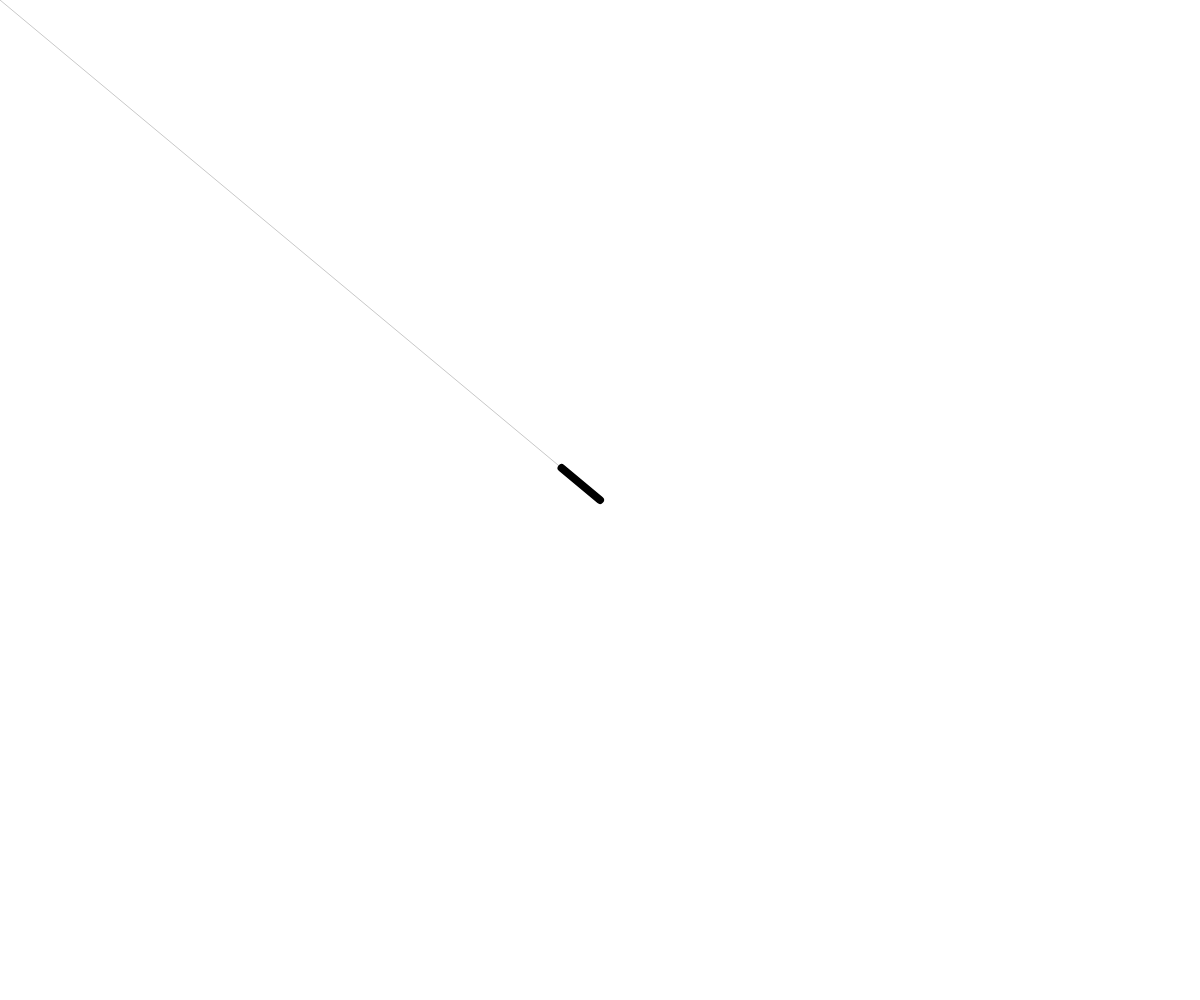
Frame 1 (no input)
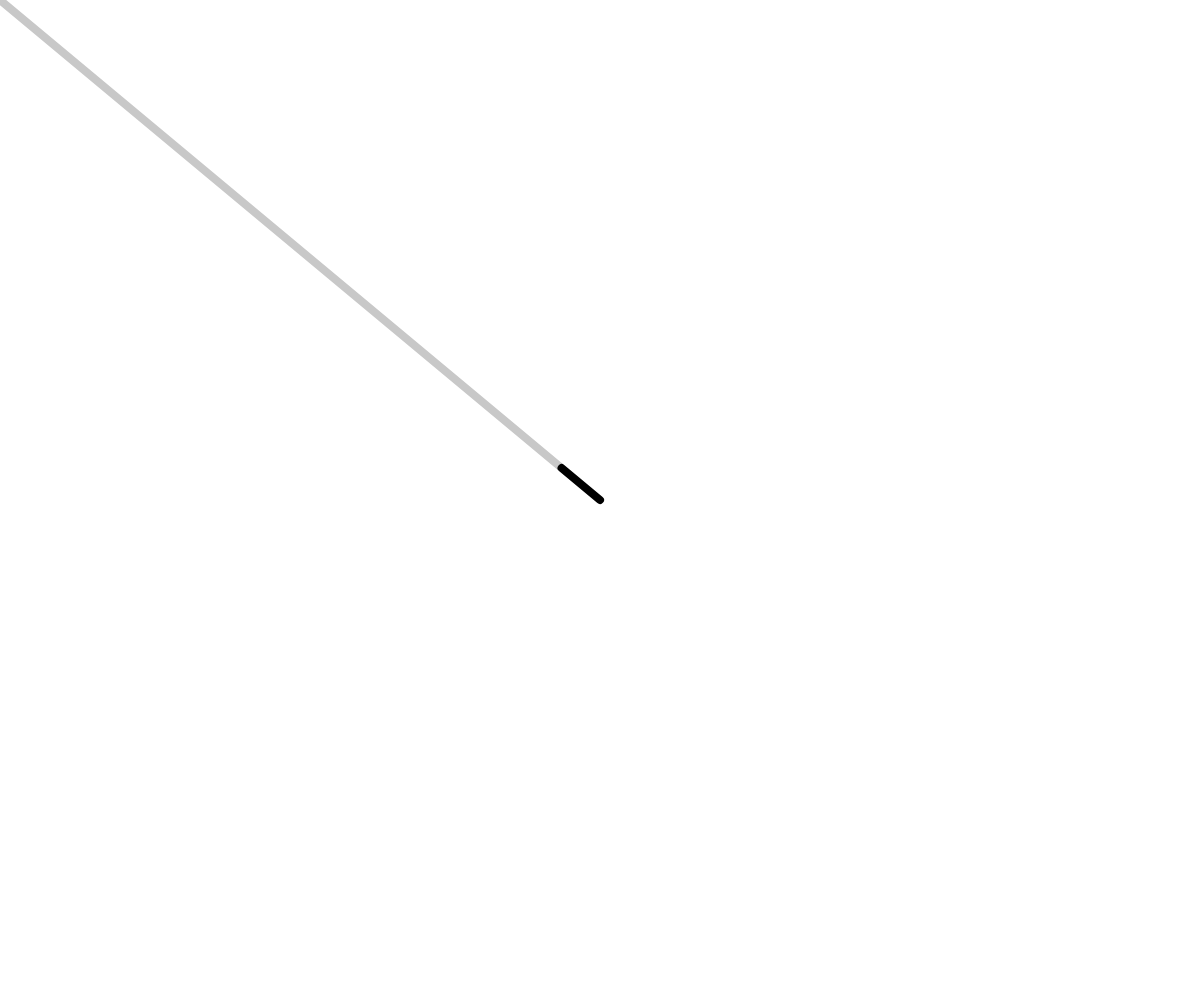
Frame 60 (no input)
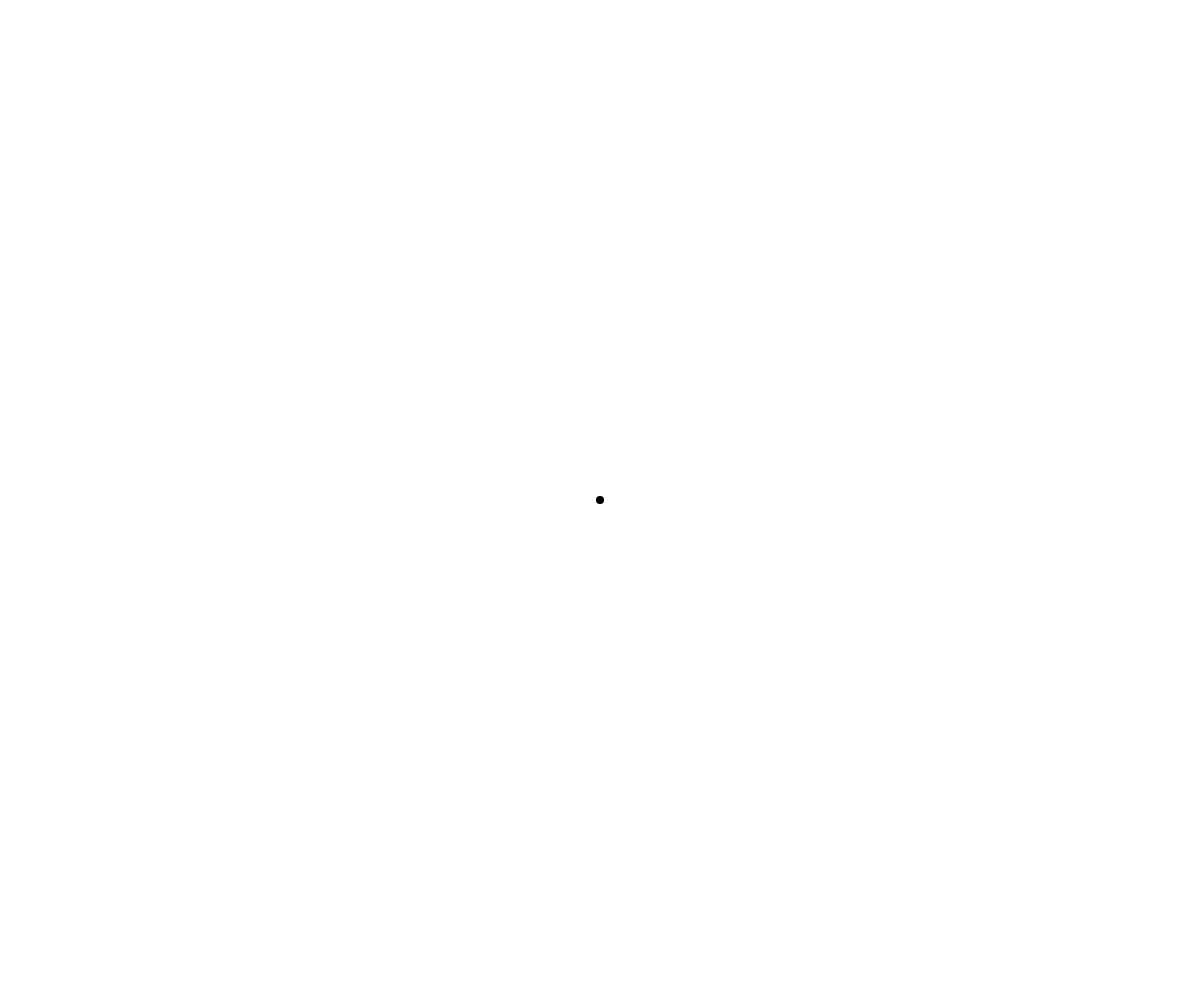
Frame 120 (the mouse pressed at the canvas centre since frame 60)

The p5.js sketch that drew these frames (run headless with seeded random() and noise() and a simulated clock; from frame 60 on, the mouse is pressed at the canvas centre):

// p5.js sketch
// ── sketch.js
function setup() {
  createCanvas(windowWidth, windowHeight);
}

function draw() {
  background(255);

  let mouse = createVector(mouseX, mouseY);
  let centerP = createVector(width / 2, height / 2);
  mouse.sub(centerP);

  translate(width / 2, height / 2);
  stroke(200);
  line(0, 0, mouse.x, mouse.y);
  // In this example, after the vector is normalized, it’s multiplied by 50. Note that no matter where the mouse is, the vector always has the same length (50) because of the normalization process.
  mouse.normalize();
  mouse.mult(50);
  stroke(0);
  strokeWeight(8);
  line(0, 0, mouse.x, mouse.y);
}
